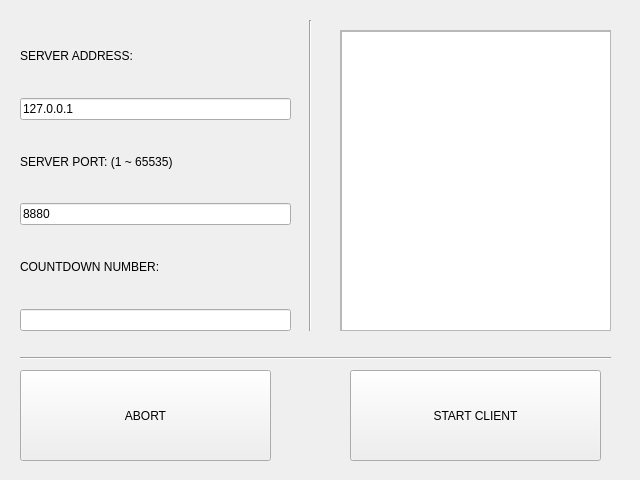
<?xml version="1.0" encoding="UTF-8"?>
<ui version="4.0">
 <class>Form</class>
 <widget class="QWidget" name="Form">
  <property name="geometry">
   <rect>
    <x>0</x>
    <y>0</y>
    <width>640</width>
    <height>480</height>
   </rect>
  </property>
  <property name="windowTitle">
   <string>Form</string>
  </property>
  <widget class="QWidget" name="verticalLayoutWidget">
   <property name="geometry">
    <rect>
     <x>20</x>
     <y>20</y>
     <width>271</width>
     <height>311</height>
    </rect>
   </property>
   <layout class="QVBoxLayout" name="verticalLayout">
    <item>
     <widget class="QLabel" name="label">
      <property name="styleSheet">
       <string notr="true">font: 700 13pt &quot;Cantarell&quot;;</string>
      </property>
      <property name="text">
       <string>SERVER ADDRESS:</string>
      </property>
     </widget>
    </item>
    <item>
     <widget class="QLineEdit" name="ServerIP_Input">
      <property name="styleSheet">
       <string notr="true">font: 13pt &quot;Cantarell&quot;;</string>
      </property>
      <property name="text">
       <string>127.0.0.1</string>
      </property>
     </widget>
    </item>
    <item>
     <widget class="QLabel" name="label_2">
      <property name="styleSheet">
       <string notr="true">font: 700 13pt &quot;Cantarell&quot;;</string>
      </property>
      <property name="text">
       <string>SERVER PORT: (1 ~ 65535)</string>
      </property>
     </widget>
    </item>
    <item>
     <widget class="QLineEdit" name="ServerPort_Input">
      <property name="styleSheet">
       <string notr="true">font: 13pt &quot;Cantarell&quot;;</string>
      </property>
      <property name="text">
       <string>8880</string>
      </property>
     </widget>
    </item>
    <item>
     <widget class="QLabel" name="label_3">
      <property name="styleSheet">
       <string notr="true">font: 700 13pt &quot;Cantarell&quot;;</string>
      </property>
      <property name="text">
       <string>COUNTDOWN NUMBER:</string>
      </property>
     </widget>
    </item>
    <item>
     <widget class="QLineEdit" name="CountdownNum_Input">
      <property name="styleSheet">
       <string notr="true">font: 13pt &quot;Cantarell&quot;;</string>
      </property>
     </widget>
    </item>
   </layout>
  </widget>
  <widget class="Line" name="line_2">
   <property name="geometry">
    <rect>
     <x>300</x>
     <y>20</y>
     <width>20</width>
     <height>311</height>
    </rect>
   </property>
   <property name="orientation">
    <enum>Qt::Vertical</enum>
   </property>
  </widget>
  <widget class="QScrollArea" name="scrollArea">
   <property name="geometry">
    <rect>
     <x>340</x>
     <y>30</y>
     <width>271</width>
     <height>301</height>
    </rect>
   </property>
   <property name="widgetResizable">
    <bool>true</bool>
   </property>
   <widget class="QWidget" name="scrollAreaWidgetContents">
    <property name="geometry">
     <rect>
      <x>0</x>
      <y>0</y>
      <width>269</width>
      <height>299</height>
     </rect>
    </property>
    <widget class="QTextBrowser" name="Text_Browser">
     <property name="geometry">
      <rect>
       <x>0</x>
       <y>0</y>
       <width>271</width>
       <height>301</height>
      </rect>
     </property>
    </widget>
   </widget>
  </widget>
  <widget class="Line" name="line">
   <property name="geometry">
    <rect>
     <x>20</x>
     <y>350</y>
     <width>591</width>
     <height>16</height>
    </rect>
   </property>
   <property name="orientation">
    <enum>Qt::Horizontal</enum>
   </property>
  </widget>
  <widget class="QPushButton" name="Abort_Button">
   <property name="geometry">
    <rect>
     <x>20</x>
     <y>370</y>
     <width>251</width>
     <height>91</height>
    </rect>
   </property>
   <property name="styleSheet">
    <string notr="true">font: 700 italic 15pt &quot;Cantarell&quot;;</string>
   </property>
   <property name="text">
    <string>ABORT</string>
   </property>
  </widget>
  <widget class="QPushButton" name="StartClient_Button">
   <property name="geometry">
    <rect>
     <x>350</x>
     <y>370</y>
     <width>251</width>
     <height>91</height>
    </rect>
   </property>
   <property name="styleSheet">
    <string notr="true">font: 700 italic 15pt &quot;Cantarell&quot;;</string>
   </property>
   <property name="text">
    <string>START CLIENT</string>
   </property>
  </widget>
 </widget>
 <resources/>
 <connections/>
</ui>
